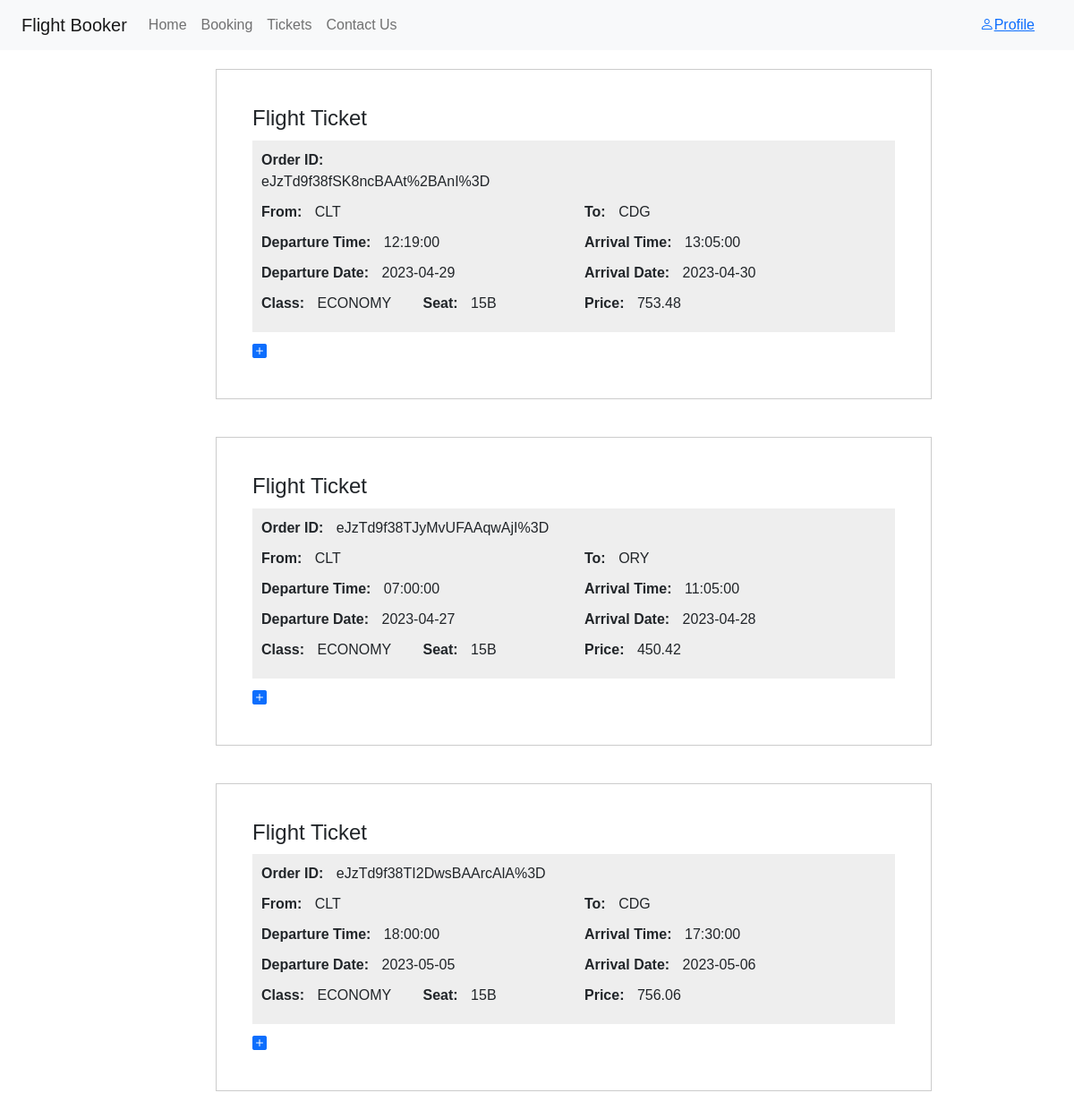
The app's page /tickets/ (signed in), older data.
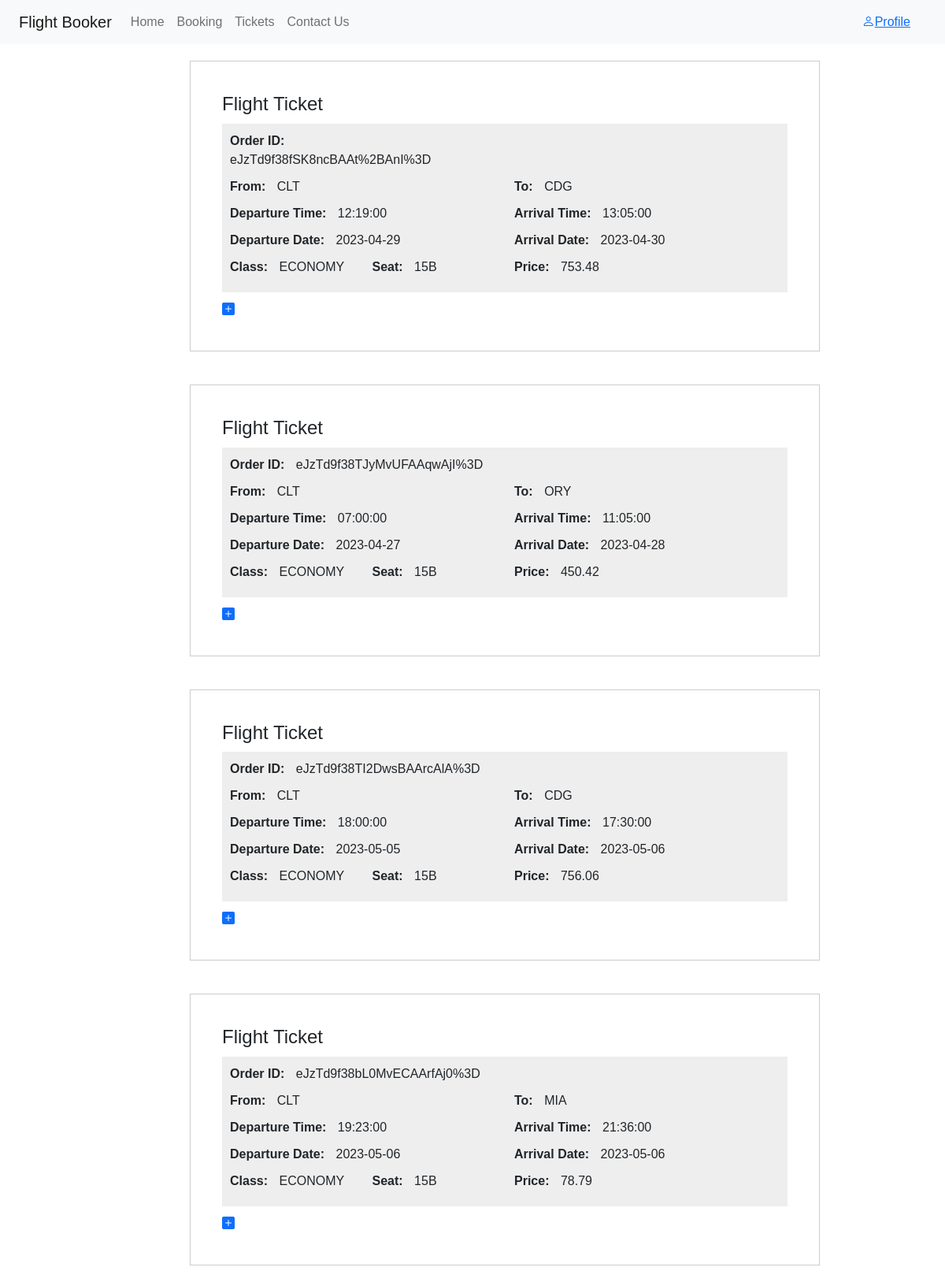
The same page, newer data.
### flight/models.py (models this page shows)
class Tickets(models.Model):
    customer_id = models.ForeignKey(CustomUser, on_delete=models.CASCADE)
    ticket_purchased_time = models.DateTimeField(auto_now =True)
    json_ticket_data = models.CharField(max_length=2000,null=True,blank=True)

### tickets/views.py (the view)
# urls.py: path('', views.view_tickets, name="view_tickets"),
def view_tickets(request):
   if request.user.is_authenticated:
      Tickets = apps.get_model('flight', 'Tickets')
      ticket_list1 = list(Tickets.objects.filter(customer_id=request.user))
      ticket_list = []
      for i in range(0, len(ticket_list1)):
         ticket_list.append(ast.literal_eval(str(ticket_list1[i].json_ticket_data)))
      tickets_list_short = []
      for i in range(0, len(ticket_list1)):
         dicti = {}
         dicti['ticket'] = ticket_list1[i]
         dicti['dept_iata'] = ticket_list[i]['flightOffers'][0]['itineraries'][0]['segments'][0]['departure']['iataCode']
         dept_time = ticket_list[i]['flightOffers'][0]['itineraries'][0]['segments'][0]['departure']['at'].replace('T',' ').split(' ')
         dicti['dept_date'] = dept_time[0]
         dicti['dept_time'] = dept_time[1]
         dicti['arr_iata'] = ticket_list[i]['flightOffers'][0]['itineraries'][0]['segments'][-1]['arrival']['iataCode']
         arr_time = ticket_list[i]['flightOffers'][0]['itineraries'][0]['segments'][-1]['arrival']['at'].replace('T',' ').split(' ')
         dicti['arr_date'] = arr_time[0]
         dicti['arr_time'] = arr_time[1]
         dicti['price'] = ticket_list[i]['flightOffers'][0]['price']['total']
         dicti['class'] = ticket_list[i]['flightOffers'][0]['itineraries'][0]['segments'][0]['co2Emissions'][0]['cabin']
         dicti['id'] = ticket_list[i]['id']
         tickets_list_short.append(dicti)
      return render(request, "tickets/tickets.html", {'tickets':ticket_list ,'short_list':tickets_list_short})
   return render(request, "tickets/tickets.html")

### templates/tickets/tickets.html (shortened to what this page needs)
{% extends 'base.html' %}
{% block content %}
{% if user.is_authenticated %}
  <table style="margin-left: 20%;">
    {% for t in short_list%}
    <tr>
        <td>
          <div class="container">
            <h1>Flight Ticket</h1>
            <div class="ticket-info">
              <div class="row">
                <div class="col-6">
                  <span class="label">Order ID:</span>
                  <span class="value"> {{ t.id }} </span>
                </div>
                <div class="col-6">
                </div>
              </div>
              <div class="row">
                <div class="col-6">
                  <span class="label">From:</span>
                  <span class="value">{{ t.dept_iata }}</span>
                </div>
                <div class="col-6">
                  <span class="label">To:</span>
                  <span class="value">{{ t.arr_iata }}</span>
                </div>
              </div>
              <div class="row">
                <div class="col-6">
                  <span class="label">Departure Time:</span>
                  <span class="value">{{ t.dept_time }}</span>
                </div>
                <div class="col-6">
                  <span class="label">Arrival Time:</span>
                  <span class="value">{{ t.arr_time }}</span>
                </div>
              </div>
              <div class="row">
                <div class="col-6">
                  <span class="label">Departure Date:</span>
                  <span class="value">{{ t.dept_date }}</span>
                </div>
                <div class="col-6">
                  <span class="label">Arrival Date:</span>
                  <span class="value">{{ t.arr_date }}</span>
                </div>
              </div>
              <div class="row">
                <div class="col-3">
                  <span class="label">Class:</span>
                  <span class="value">{{ t.class }}</span>
                </div>
                <div class="col-3">
                  <span class="label">Seat:</span>
                  <span class="value">15B</span>
                </div>
                <div class="col-6">
                  <span class="label">Price:</span>
                  <span class="value">{{ t.price }}</span>
                </div>
              </div>
            </div>
            <a href="#bblbalba" class="showmemore"><i class="bi bi-plus-square-fill"></i></a>
          </div>
      </td>
        <td>
        </td>
      </tr>
    {% endfor %}
 </table>
{% else %}
  <p>must log in to view tickets</p>
  <a href="{% url 'login' %}">Log In</a>
{% endif %}
{% endblock %}

Row changes from the older to the newer data that the page shows:
added Tickets: id "eJzTd9f38bL0MvECAArfAj0%3D", dept_iata "CLT", arr_iata "MIA", dept_time "19:23:00", arr_time "21:36:00", dept_date "2023-05-06", arr_date "2023-05-06", class "ECONOMY", price "78.79"
